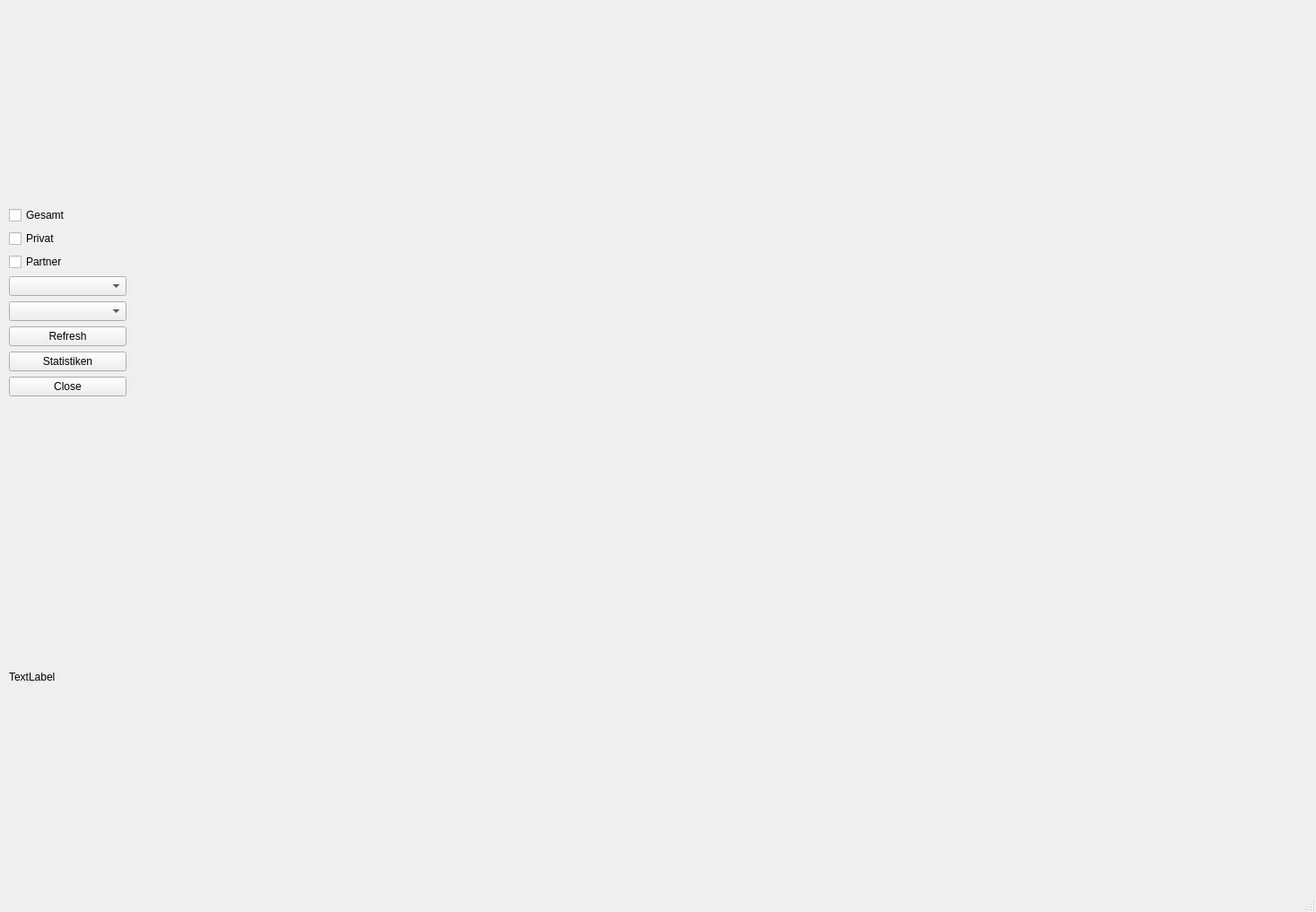
<?xml version="1.0" encoding="UTF-8"?>
<ui version="4.0">
 <class>Preisgruppen</class>
 <widget class="QMainWindow" name="Preisgruppen">
  <property name="geometry">
   <rect>
    <x>0</x>
    <y>0</y>
    <width>1467</width>
    <height>1017</height>
   </rect>
  </property>
  <property name="windowTitle">
   <string>Preisgruppen Analyse</string>
  </property>
  <widget class="QWidget" name="centralwidget">
   <widget class="QWidget" name="layoutWidget">
    <property name="geometry">
     <rect>
      <x>150</x>
      <y>0</y>
      <width>1291</width>
      <height>961</height>
     </rect>
    </property>
    <layout class="QVBoxLayout" name="verticalLayout"/>
   </widget>
   <widget class="QWidget" name="verticalLayoutWidget_2">
    <property name="geometry">
     <rect>
      <x>10</x>
      <y>230</y>
      <width>131</width>
      <height>731</height>
     </rect>
    </property>
    <layout class="QVBoxLayout" name="verticalLayout_3">
     <item>
      <widget class="QCheckBox" name="checkBox_2">
       <property name="text">
        <string>Gesamt</string>
       </property>
      </widget>
     </item>
     <item>
      <widget class="QCheckBox" name="checkBox_3">
       <property name="text">
        <string>Privat</string>
       </property>
      </widget>
     </item>
     <item>
      <widget class="QCheckBox" name="checkBox_4">
       <property name="text">
        <string>Partner</string>
       </property>
      </widget>
     </item>
     <item>
      <widget class="QComboBox" name="comboBox_2"/>
     </item>
     <item>
      <widget class="QComboBox" name="comboBox"/>
     </item>
     <item>
      <widget class="QPushButton" name="refresh_b">
       <property name="text">
        <string>Refresh</string>
       </property>
      </widget>
     </item>
     <item>
      <widget class="QPushButton" name="b_stats">
       <property name="text">
        <string>Statistiken</string>
       </property>
      </widget>
     </item>
     <item>
      <widget class="QPushButton" name="b_close">
       <property name="text">
        <string>Close</string>
       </property>
      </widget>
     </item>
     <item>
      <spacer name="verticalSpacer">
       <property name="orientation">
        <enum>Qt::Vertical</enum>
       </property>
       <property name="sizeType">
        <enum>QSizePolicy::Fixed</enum>
       </property>
       <property name="sizeHint" stdset="0">
        <size>
         <width>20</width>
         <height>100</height>
        </size>
       </property>
      </spacer>
     </item>
     <item>
      <widget class="QLabel" name="logo">
       <property name="text">
        <string>TextLabel</string>
       </property>
      </widget>
     </item>
    </layout>
   </widget>
  </widget>
  <widget class="QMenuBar" name="menubar">
   <property name="geometry">
    <rect>
     <x>0</x>
     <y>0</y>
     <width>1467</width>
     <height>24</height>
    </rect>
   </property>
  </widget>
  <widget class="QStatusBar" name="statusbar"/>
 </widget>
 <resources/>
 <connections/>
</ui>
